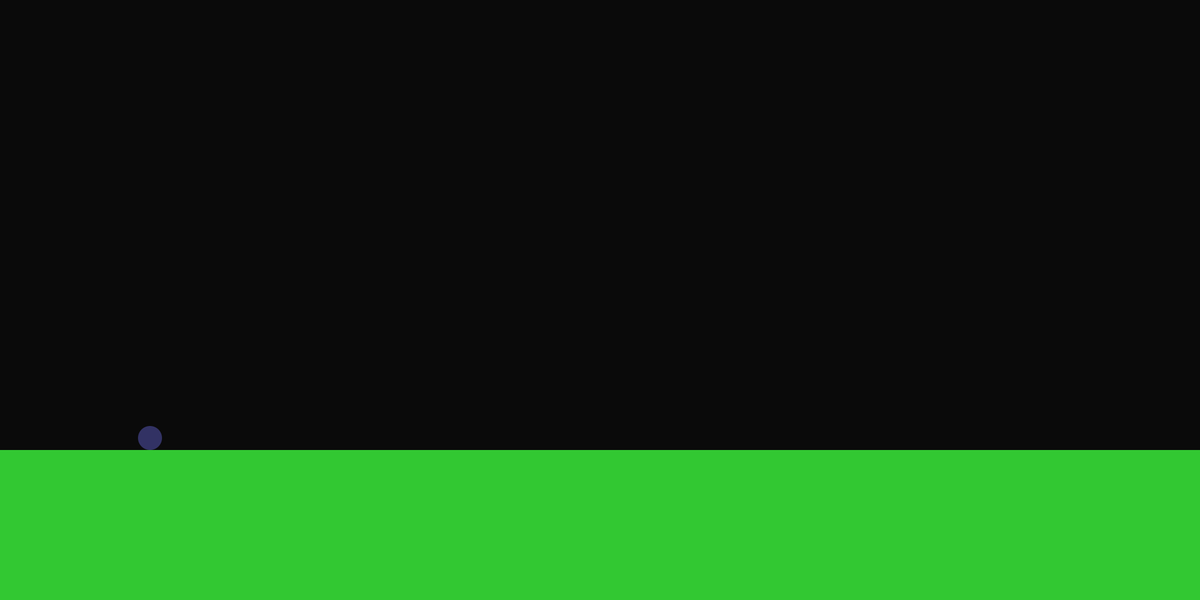
Frame 1 (no input)
Frame 60 (the mouse pressed at the canvas centre just before this capture): identical to frame 1, image omitted
Frame 120 (the mouse held since frame 60 and released just before this capture): identical to frame 1, image omitted

The Processing sketch that drew this single still picture (run headless with seeded random() and noise(); from frame 60 on, the mouse is pressed at the canvas centre):

// Processing sketch: Main
// ── Main.pde
CannonBall cB = new CannonBall(250f, 730, 20f);
boolean fired = false;
boolean drawText = false;

int start;


void setup()
{ 
  size(2000, 1000);
}

void draw()
{
  //Create Background
  background(10);


  //Check Key Presses
  if (keyPressed)
  {
    //Checks the Space Key
    if (key == ' ')
    {
      fired = true;
      drawText = true;
      start = millis();
    }
  }

  //Fires the Ball
  if (fired == true)
  {
    cB.fire();
  }

  //Checks for collision with the ground and the walls
  cB.collision();


  cB.display();

  //Creates the ground 
  fill(50, 200, 50);
  rect(0, 750, 2000, 250);

  if (drawText)
  {
    //Timer
    int timer = (millis() - start)/1000;
    text(timer, 20, 20);
  }
}

// ── Cannon.pde
class Cannon
{
  //Cannon itself
  PVector position; // placement
  PVector direction; // direction of cannon
  
  
  
  
  
  
  
}

// ── CannonBall.pde
class CannonBall
{
  PVector position;
  PVector direction;
  PVector velocity;

  float speed;
  float gravity = 0.1;
  float friction = 0.99;


  float radi;
  float mass;

  CannonBall(float x, float y, float radius)
  {
    position = new PVector(x, y);
    radi = radius;

    velocity = new PVector(6, -5);


    mass = radius* 0.1;
  }


  void fire()
  {    
    position.add(velocity);

    velocity.y += gravity;
  }




  void collision()
  {
    if (position.y > 731 )
    {

      velocity = new PVector(0, 0);
    }

    if (position.x >= 1980)
    {
      velocity.x *= -1;
    }
  }

  void display()
  {
    noStroke();
    fill(50, 50, 100);
    ellipse(position.x, position.y, radi*2, radi*2);
  }
}

// ── Target.pde
class Target
{
  PVector pos;
  
  float targetWidth;
  float targetHeight;
  
  Target(float x, float y, float w, float h)
  {
   pos = new PVector(x,y);
   targetWidth = w;
   targetHeight = h;

  }

  void drawTarget()
  {
    fill(0,150,100);
    ellipse(pos.x,pos.y,targetWidth,targetHeight);
  }
  
  
}
